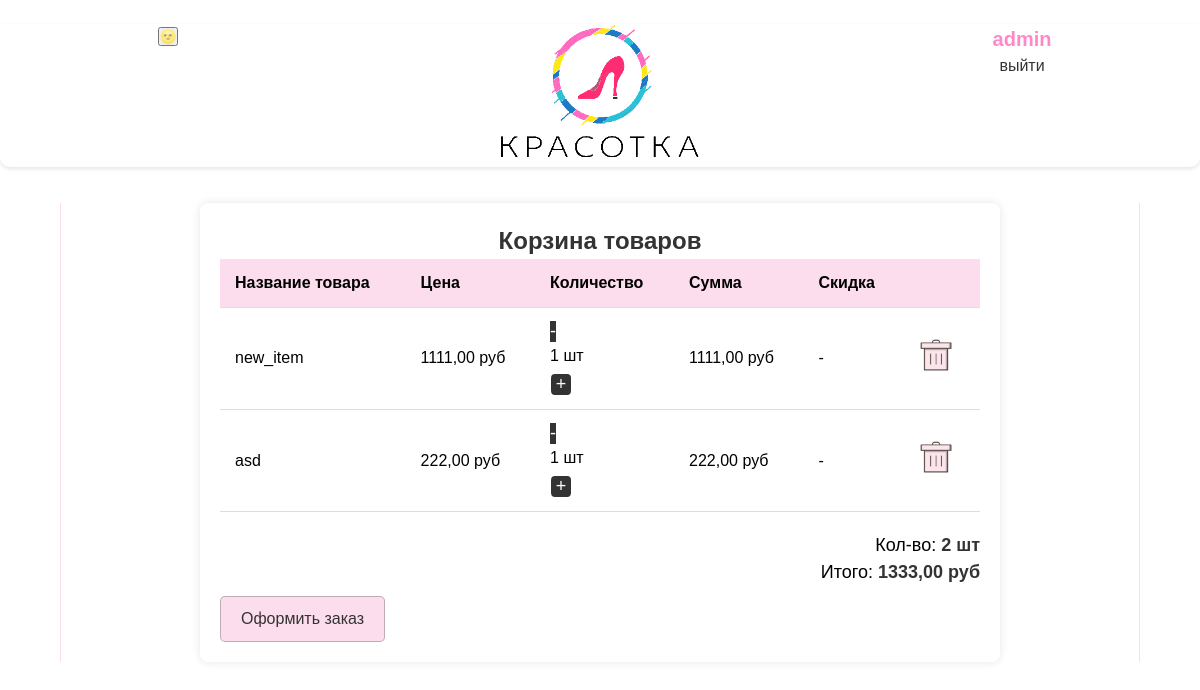
Before: /purchase/cart/ (signed in) with the older database file.
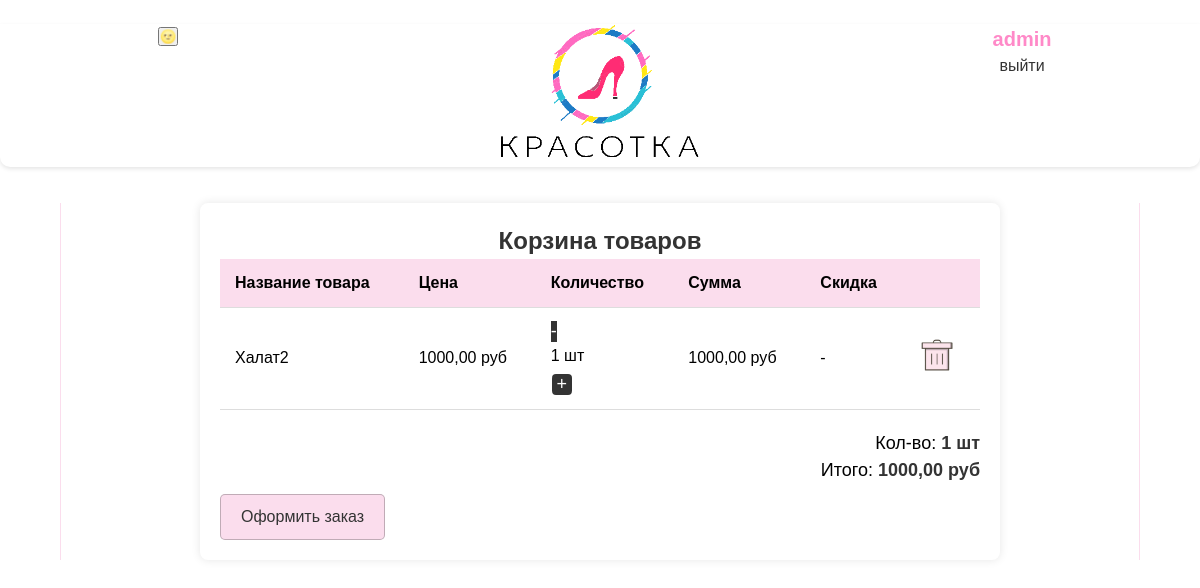
After: the same page with the newer database file.
### cart/models.py (models this page shows, shortened)
class Cart(models.Model):
    user = models.ForeignKey(to=User, on_delete=models.CASCADE, blank=True, null=True, verbose_name='пользователь')
    product = models.ForeignKey(to=Item, on_delete=models.CASCADE, verbose_name='товар')
    quantity = models.PositiveSmallIntegerField(default=0, verbose_name='кол-во')
    session_key = models.CharField(max_length=32, null=True, blank=True)
    created_timestamp = models.DateTimeField(auto_now_add=True, verbose_name='дата добавления')
    new_params = models.CharField(max_length=32, null=True, blank=True)
    class Meta:
        db_table = 'cart'
        verbose_name = 'Корзина'
        verbose_name_plural = 'Корзина'
    objects = CartQueryset().as_manager()
    def product_price(self):
        return round(self.product.sell_price() * self.quantity, 2)

### mainApp/models.py (models this page shows, shortened)
class Item(models.Model):
    category = models.ForeignKey(Category, on_delete=models.CASCADE, null=True, verbose_name='Категория')
    name = models.CharField(max_length=100, verbose_name='Название')
    description = models.TextField(default=None, verbose_name='Описание')
    price = models.DecimalField(max_digits=10, decimal_places=2, verbose_name='Цена')
    image = models.ImageField(upload_to='items/%Y/%m/%d/', blank=True, verbose_name='Фото')
    created_at = models.DateTimeField(auto_now_add=True, verbose_name='Создано')
    updated_at = models.DateTimeField(auto_now=True, verbose_name='Обновлено')
    slug_name = models.CharField(max_length=100, default='slug_name', verbose_name='Слаг (форен кей)')
    item_slug = models.CharField(max_length=100, default='item_slug', verbose_name='Слаг (предмета)')
    discount = models.DecimalField(default=0.00, max_digits=4, decimal_places=2,verbose_name='Скидка')
    def sell_price(self):
        if self.discount:
            return round(self.price - self.price * self.discount/100, 2)
        return self.price
    class Meta:
        verbose_name = 'Вещи'
        verbose_name_plural = 'Вещи'
        ordering = ['created_at', 'updated_at']

### cart/views.py (the view, shortened to what this page needs)
# urls.py: path('cart/', CartView.as_view(), name='cart')
class CartView(View):
    def get(self, request, *args, **kwargs):
        carts = get_cart_user(request)
        data = {
            'carts': carts,
        }
        return render(request, 'cart.html', data)

### cart/models.py (called while the page is built)
    def total_price(self):
        return sum(cart.product_price() for cart in self)

    def total_quantity(self):
        if self:
            return sum(cart.quantity for cart in self)
        return 0

### cart/utils.py (called while the page is built)
def get_cart_user(request):
    carts = Cart.objects.none()
    if request.user.is_authenticated:
        carts = Cart.objects.filter(user=request.user)
    return carts

### cart/templates/cart.html (shortened to what this page needs)
{% extends 'base_auth.html' %}
{% load static %}
{% block content %}
<div class="cart_container">
    <h1>Корзина товаров</h1>
    <table>
        <thead>
        <tr>
            <th>Название товара</th>
            <th>Цена</th>
            <th>Количество</th>
            <th>Сумма</th>
            <th>Скидка</th>
            <th></th>
        </tr>
        </thead>
        {% for cart in carts %}
        <tbody>
        <tr class="{{cart.id}}">
            <td>{{cart.product.name}}</td>
            {% if cart.product.discount %}
            <td>{{cart.product.sell_price}} руб</td>
            {% else %}
            <td>{{cart.product.price}} руб</td>
            {% endif %}
            <td>
                <button class="decrement" data-product="{{ cart.product.id }}" data-quantity="-1"
                        data-cartid="{{cart.id}}" data-action="decrement" data-path="{{ request.build_absolute_uri }}">-
                </button>
                <p class="cart-quantity-item">{{ cart.quantity }} шт</p>
                <button class="increment" data-product="{{ cart.product.id }}" data-path="{{ request.build_absolute_uri }}" data-quantity="1"
                        data-action="increment">+
                </button>
            </td>
            <td id="total_price_item">{{cart.product_price}} руб</td>
            {% if cart.product.discount %}
            <td>{{cart.product.discount}}%</td>
            {% else %}
            <td>-</td>
            {% endif %}
            <td>
                <button style="background-color: transparent;" class="trash_button" data-path="{{ request.build_absolute_uri }}" data-cartid="{{ cart.id }}"
                        data-action="delete"><img
                        src="{% static 'mainApp/img/корзина.png' %}"></button>
            </td>
        </tr>
        </tbody>
        {% endfor %}
    </table>
    {% if user.is_authenticated%}
    {% if not carts %}
    <h4 style="text-align: center; margin-top: 2%;">Пусто</h4>
    {% else %}
    <div class="total">
        Кол-во: <span><strong id="total_quantity">{{carts.total_quantity}} шт</strong></span><br>
        Итого: <span><strong id="total_price"> {{carts.total_price}} руб</strong></span>
    </div>
    <div>
        <a href="#" methods="#" class="compleat">Оформить заказ</a>
    </div>
    {% endif %}
    {% else %}
    <div class="not_authorized" style="width:250px;display:block;margin-left: auto;margin-right:auto;">
        <a href='http://127.0.0.1:8000/users/login/' style="color: red;">Необходимо авторизоваться</a>
    </div>
    {% endif %}
</div>
{% endblock %}

Changed rows visible on the page:
removed Cart: product.name "new_item", product.price "1111,00", quantity "1", product_price "1111,00", total_quantity "2", total_price "1333,00"
removed Cart: product.name "asd", product.price "222,00", quantity "1", product_price "222,00"
added Cart: product.name "Халат2", product.price "1000,00", quantity "1", product_price "1000,00", total_quantity "1", total_price "1000,00"
